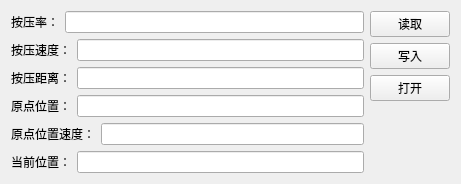
<?xml version="1.0" encoding="UTF-8"?>
<ui version="4.0">
 <class>CKDClampDebugForm</class>
 <widget class="QWidget" name="CKDClampDebugForm">
  <property name="geometry">
   <rect>
    <x>0</x>
    <y>0</y>
    <width>461</width>
    <height>182</height>
   </rect>
  </property>
  <property name="minimumSize">
   <size>
    <width>0</width>
    <height>0</height>
   </size>
  </property>
  <property name="windowTitle">
   <string>CKD夹爪调试</string>
  </property>
  <layout class="QHBoxLayout" name="horizontalLayout_7">
   <item>
    <layout class="QVBoxLayout" name="verticalLayout_2">
     <item>
      <layout class="QHBoxLayout" name="horizontalLayout">
       <item>
        <widget class="QLabel" name="label">
         <property name="text">
          <string>按压率：</string>
         </property>
        </widget>
       </item>
       <item>
        <widget class="QLineEdit" name="lineEdit_nPressPrecentage"/>
       </item>
      </layout>
     </item>
     <item>
      <layout class="QHBoxLayout" name="horizontalLayout_2">
       <item>
        <widget class="QLabel" name="label_2">
         <property name="text">
          <string>按压速度：</string>
         </property>
        </widget>
       </item>
       <item>
        <widget class="QLineEdit" name="lineEdit_nPressSpeed"/>
       </item>
      </layout>
     </item>
     <item>
      <layout class="QHBoxLayout" name="horizontalLayout_3">
       <item>
        <widget class="QLabel" name="label_3">
         <property name="text">
          <string>按压距离：</string>
         </property>
        </widget>
       </item>
       <item>
        <widget class="QLineEdit" name="lineEdit_nPressDistance"/>
       </item>
      </layout>
     </item>
     <item>
      <layout class="QHBoxLayout" name="horizontalLayout_4">
       <item>
        <widget class="QLabel" name="label_4">
         <property name="text">
          <string>原点位置：</string>
         </property>
        </widget>
       </item>
       <item>
        <widget class="QLineEdit" name="lineEdit_dHomePos"/>
       </item>
      </layout>
     </item>
     <item>
      <layout class="QHBoxLayout" name="horizontalLayout_5">
       <item>
        <widget class="QLabel" name="label_5">
         <property name="text">
          <string>原点位置速度：</string>
         </property>
        </widget>
       </item>
       <item>
        <widget class="QLineEdit" name="lineEdit_dHomeSpeed"/>
       </item>
      </layout>
     </item>
     <item>
      <layout class="QHBoxLayout" name="horizontalLayout_6">
       <item>
        <widget class="QLabel" name="label_6">
         <property name="text">
          <string>当前位置：</string>
         </property>
        </widget>
       </item>
       <item>
        <widget class="QLineEdit" name="lineEdit_nCurrentPos"/>
       </item>
      </layout>
     </item>
    </layout>
   </item>
   <item>
    <layout class="QVBoxLayout" name="verticalLayout_3">
     <item>
      <layout class="QVBoxLayout" name="verticalLayout">
       <item>
        <widget class="QPushButton" name="PushButtonRead">
         <property name="text">
          <string>读取</string>
         </property>
        </widget>
       </item>
       <item>
        <widget class="QPushButton" name="PushButtonWrite">
         <property name="text">
          <string>写入</string>
         </property>
        </widget>
       </item>
       <item>
        <widget class="QPushButton" name="PushButtonClampGroupRelease">
         <property name="text">
          <string>打开</string>
         </property>
        </widget>
       </item>
      </layout>
     </item>
     <item>
      <spacer name="verticalSpacer">
       <property name="orientation">
        <enum>Qt::Vertical</enum>
       </property>
       <property name="sizeHint" stdset="0">
        <size>
         <width>20</width>
         <height>40</height>
        </size>
       </property>
      </spacer>
     </item>
    </layout>
   </item>
  </layout>
 </widget>
 <resources/>
 <connections/>
</ui>
